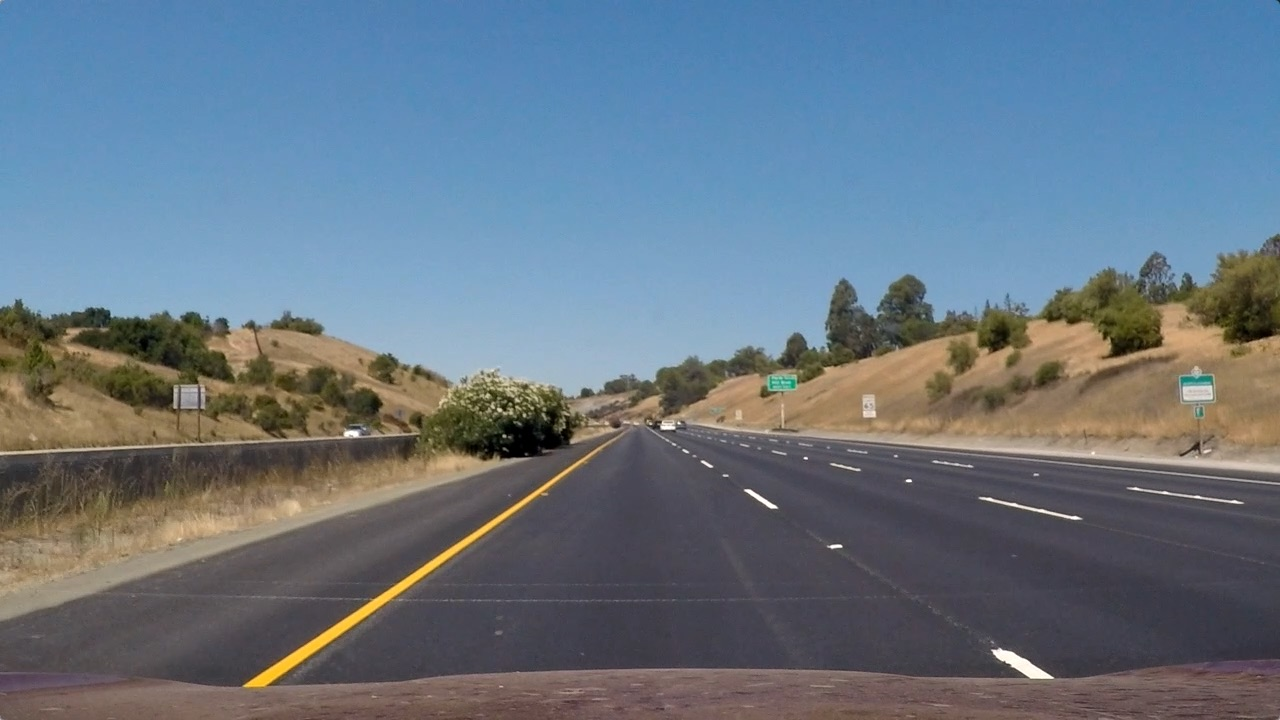
#> input picture adv-lane-lines/test_images/straight_lines1.jpg, 1280 x 720 px
$ python -i s5_find_lines_on_video.py   (imports and definitions only)   (older library calls are emulated)
#> lines starting #> are read from the running program, lines starting #| are printed output that depends on the picture
### adv-lane-lines/s1_calibration.py
import cv2
import numpy as np
import matplotlib.pyplot as plt
import matplotlib.image as mpimg
import seaborn as sns
import glob

#=-=-=-=-=-=-=-=-=-=-=-=-=-=-=-=-=-=-=-=-=-=-=-=-=-=-=-=-=-=-=-=-=-=-=-=-=-=-=-=

def preprocessImage(img_name, hls=0):

#> called with img_name = 'test_images/straight_lines1.jpg', hls = 1
    if type(img_name) == str:
        # read calibration image
        img = mpimg.imread(img_name)
#> img is the input picture: shape (720, 1280, 3); mean R, G, B 103.2, 117.7, 131.2
    else:
        img = img_name

    # convert to grayscale or extract S channel
    if hls:
        return cv2.cvtColor(img, cv2.COLOR_RGB2HLS)[:,:,2]
    else:
        return cv2.cvtColor(img, cv2.COLOR_RGB2GRAY)

# [5 lines left out: function findCalibrationCorners, not called in this run]

def undistortImage(img_name, mtx, dist, hls=0):
    img = preprocessImage(img_name, hls)
    return cv2.undistort(img, mtx, dist)

# [73 lines that do not run on import are left out]

### adv-lane-lines/s2_perspective_transform.py
import cv2
import numpy as np
import matplotlib.pyplot as plt
import matplotlib.image as mpimg
import seaborn as sns
import glob
from s1_calibration import undistortImage

def warpImage(image_name, mtx, dist, M, hls=0):
    und_img = undistortImage(image_name, mtx, dist, hls)

    img_size = (und_img.shape[1], und_img.shape[0])
    return cv2.warpPerspective(und_img, M, img_size, flags=cv2.INTER_LINEAR)

# [91 lines that do not run on import are left out]

### adv-lane-lines/s5_find_lines_on_video.py
import cv2
import numpy as np
import matplotlib.pyplot as plt
import matplotlib.image as mpimg
import seaborn as sns
from s2_perspective_transform import warpImage
from s4_finding_lines import findInitialLanes
from moviepy.editor import VideoFileClip

# [7 lines left out: function computeCurvature, not called in this run]

def loadCalibrationVariables():
    mtx  = np.loadtxt("data/mtx.dat")
    dist = np.loadtxt("data/dist.dat")
    M    = np.loadtxt("data/M.dat")
    offs = np.loadtxt("data/offset.dat")
    Minv = np.loadtxt("data/Minv.dat")

    return mtx, dist, M, offs, Minv

def colorThresholding(img_name, mtx, dist, M, thresholds=(60, 255)):
    # preprocess image
    warped = warpImage(img_name, mtx, dist, M, hls=1)

    # thresholding
    img_bin = np.zeros_like(warped)
    img_bin[(warped >= thresholds[0]) & (warped <= thresholds[1])] = 1

    return img_bin

def gradThresholding(img_name, mtx, dist, M, thresholds=(20, 100)):
    # preprocess image
    warped = warpImage(img_name, mtx, dist, M)
#> call 2 of warpImage, with image_name = 'test_images/straight_lines1.jpg', mtx = array of shape (3, 3), dist = array of shape (5,), M = array of shape (3, 3), hls = 0
#> call 2 of undistortImage, with img_name = 'test_images/straight_lines1.jpg', mtx = array of shape (3, 3), dist = array of shape (5,), hls = 0
#> in undistortImage (call 2), `return cv2.undistort(img, mtx, dist)`:
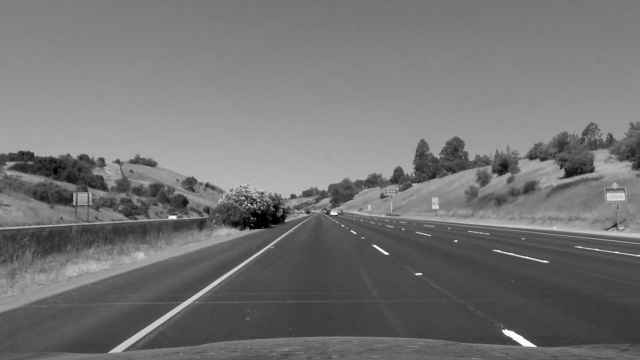
#> returned value: shape (720, 1280) (shown at 1/2 size); min 0, max 255, mean 115.4
#> in warpImage (call 2), `return cv2.warpPerspective(und_img, M, img_size, flags=cv2.INTER_LINEAR)`:
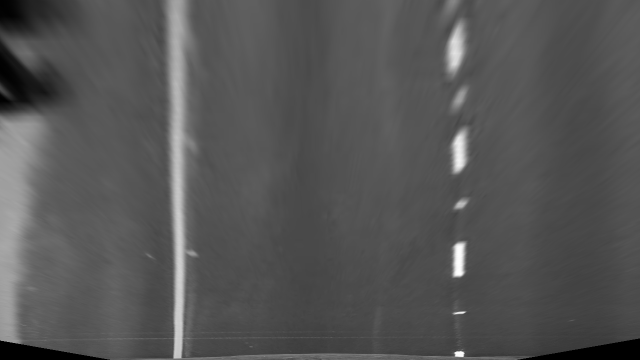
#> returned value: shape (720, 1280) (shown at 1/2 size); min 0, max 254, mean 85.2

    # compute x-wise gradient and take the absolute value
    sobel_x = cv2.Sobel(warped, cv2.CV_64F, 1, 0)
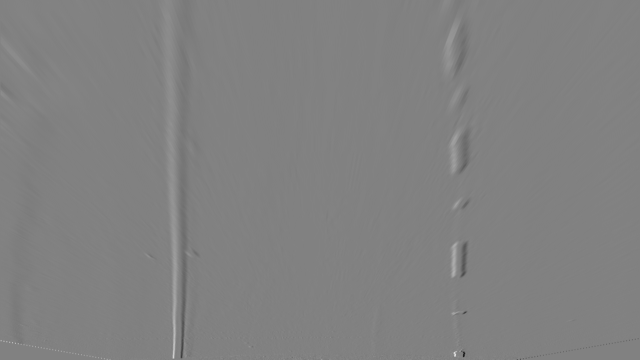
#> sobel_x: shape (720, 1280) float64 (shown at 1/2 size); min -508, max 493, mean -0.2; drawn with min black and max white
    sobel_x_abs = np.absolute(sobel_x)
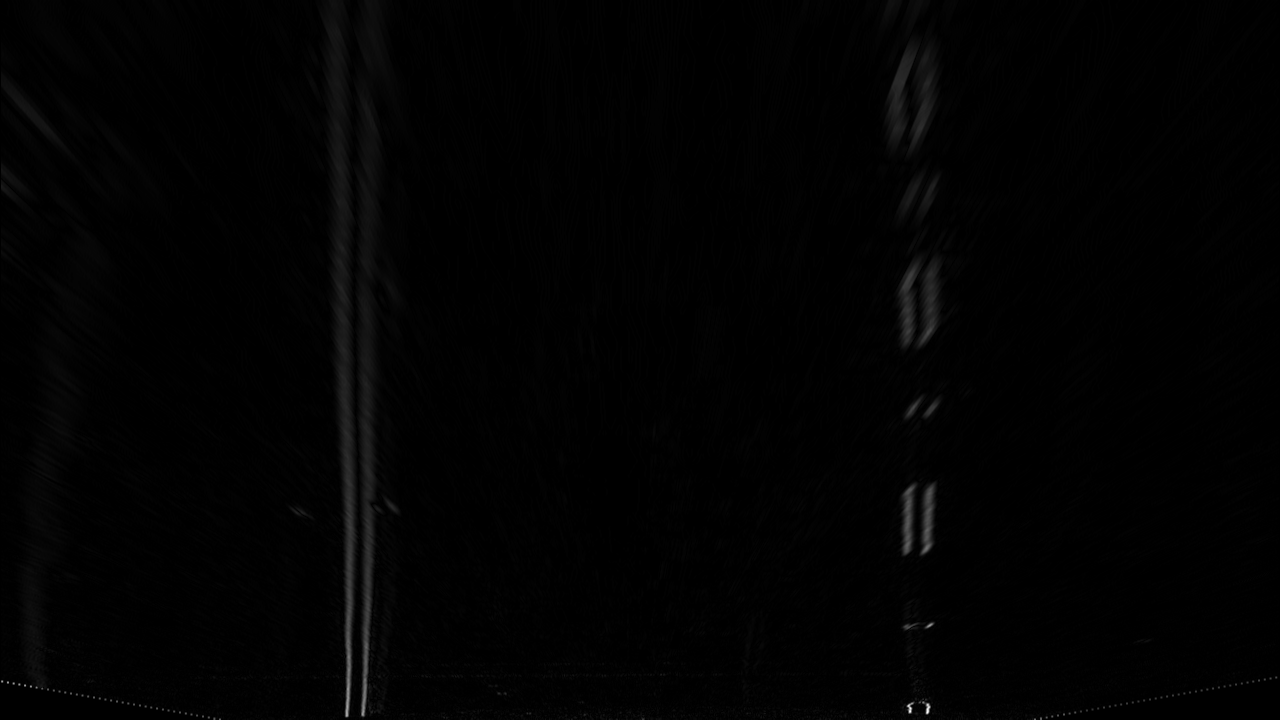
#> sobel_x_abs: shape (720, 1280) float64; min 0, max 508, mean 4.3; drawn with min black and max white

    # scale the absolute values
    scaled = np.uint8(255*sobel_x_abs/np.max(sobel_x_abs))

    # apply thresholding
    sobel_bin = np.zeros_like(scaled)
    sobel_bin[(scaled >= thresholds[0]) & (scaled <= thresholds[1])] = 1

    return sobel_bin

def mixThresholding(img_name, mtx, dist, M,
        color_ths=(60, 255), sobel_ths=(20,100)):
    color_bin = colorThresholding(img_name, mtx, dist, M, color_ths)
    sobel_bin = gradThresholding(img_name, mtx, dist, M, sobel_ths)

    mix_bin = np.zeros_like(color_bin)
    mix_bin[(color_bin == 1) | (sobel_bin == 1)] = 1

    return mix_bin

def processFrame(img_name, windows=10, w_half_width=100, min_pix=50):
    global mtx, dist, M
    th_img = mixThresholding(img_name, mtx, dist, M)

    nnzr = th_img.nonzero()
    nnzr_y = np.array(nnzr[0])
    nnzr_x = np.array(nnzr[1])

    global p_L, p_R, ys
#> (the run stopped early here; a loop or call above may not have finished)

$ run again, on adv-lane-lines/test_images/straight_lines2.jpg
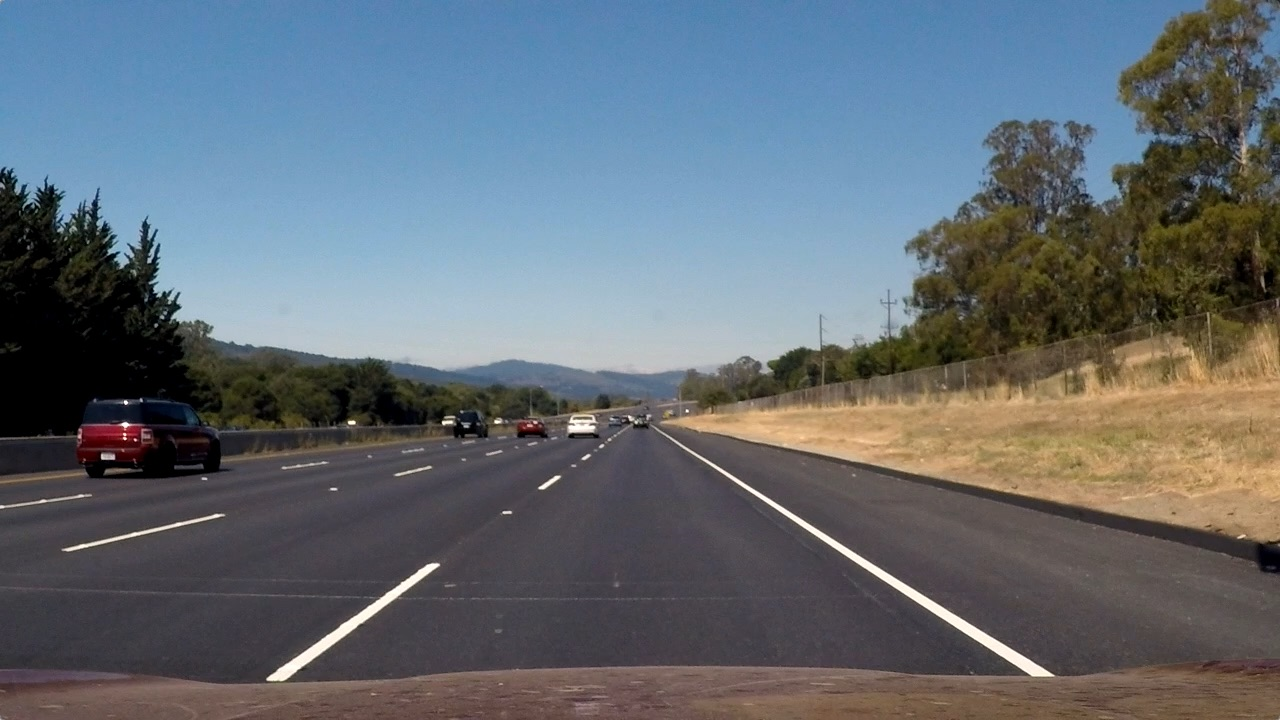
#> input picture adv-lane-lines/test_images/straight_lines2.jpg, 1280 x 720 px
#> in preprocessImage, img is the input picture: shape (720, 1280, 3); mean R, G, B 99.4, 107.7, 115.1
#> in gradThresholding, `sobel_x = cv2.Sobel(warped, cv2.CV_64F, 1, 0)`:
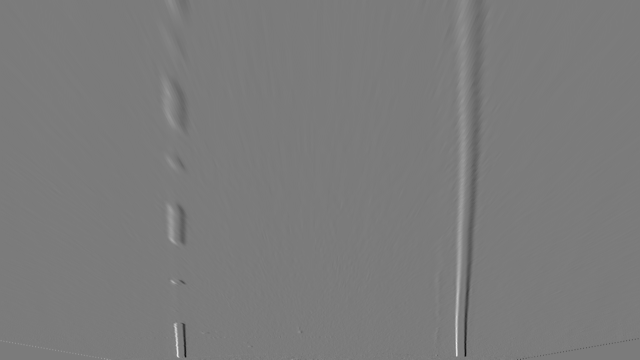
#> sobel_x: shape (720, 1280) float64 (shown at 1/2 size); min -495, max 527, mean 0.1; drawn with min black and max white
#> in gradThresholding, `sobel_x_abs = np.absolute(sobel_x)`:
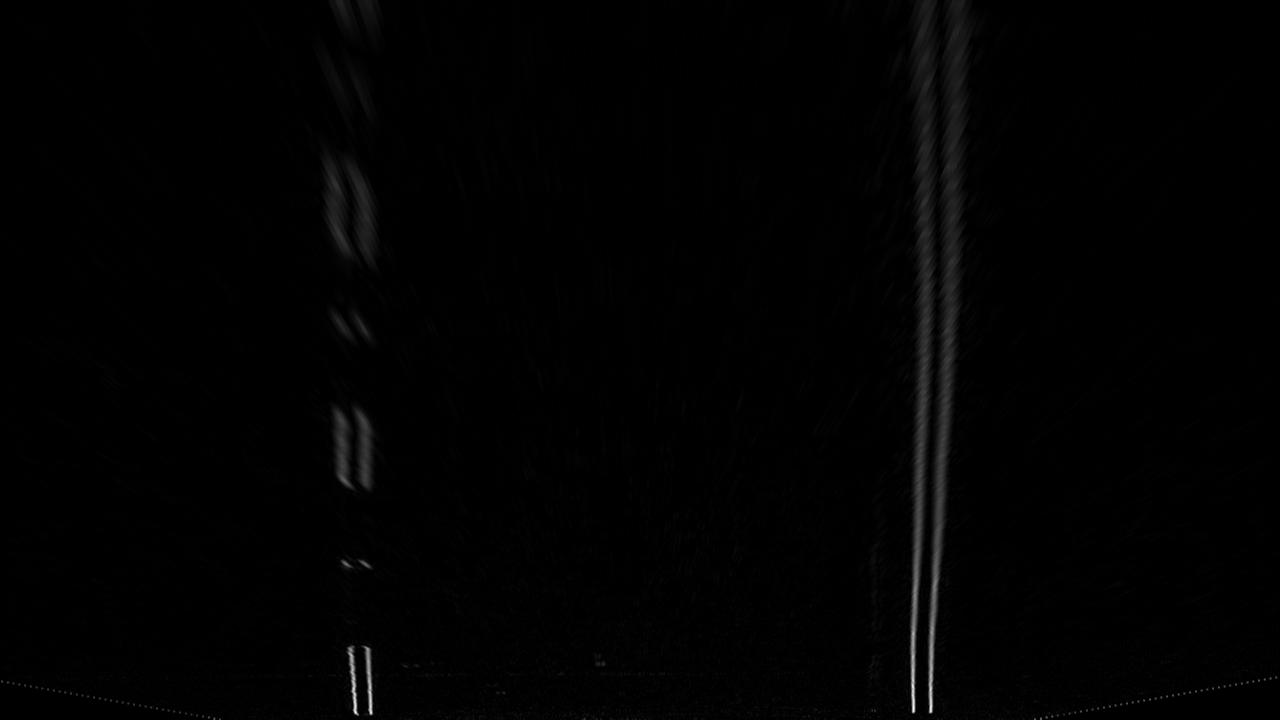
#> sobel_x_abs: shape (720, 1280) float64; min 0, max 527, mean 4.8; drawn with min black and max white

$ run again, on adv-lane-lines/test_images/test1.jpg
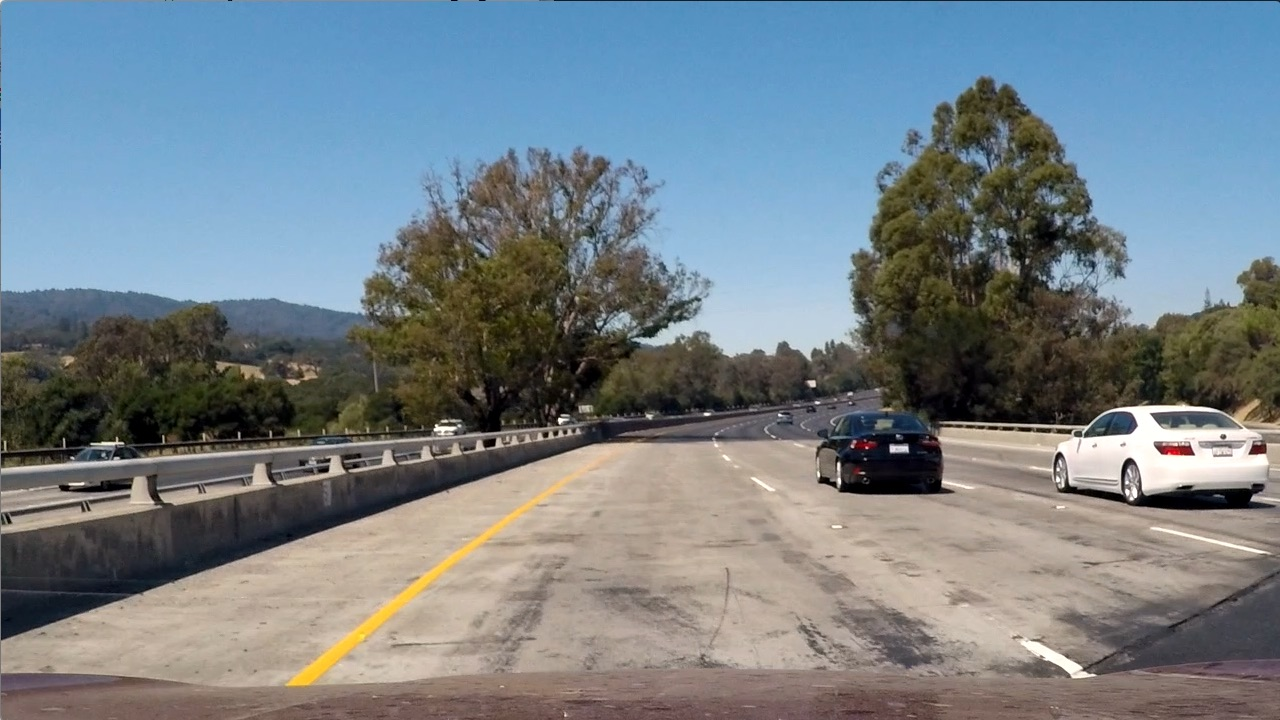
#> input picture adv-lane-lines/test_images/test1.jpg, 1280 x 720 px
#> in preprocessImage, img is the input picture: shape (720, 1280, 3); mean R, G, B 117.5, 128.7, 135.5
#> in gradThresholding, `sobel_x = cv2.Sobel(warped, cv2.CV_64F, 1, 0)`:
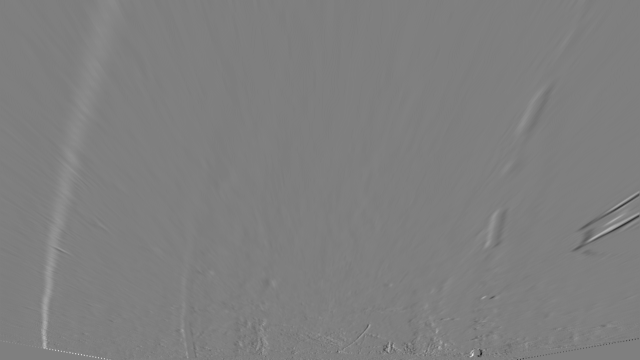
#> sobel_x: shape (720, 1280) float64 (shown at 1/2 size); min -411, max 413, mean 0.6; drawn with min black and max white
#> in gradThresholding, `sobel_x_abs = np.absolute(sobel_x)`:
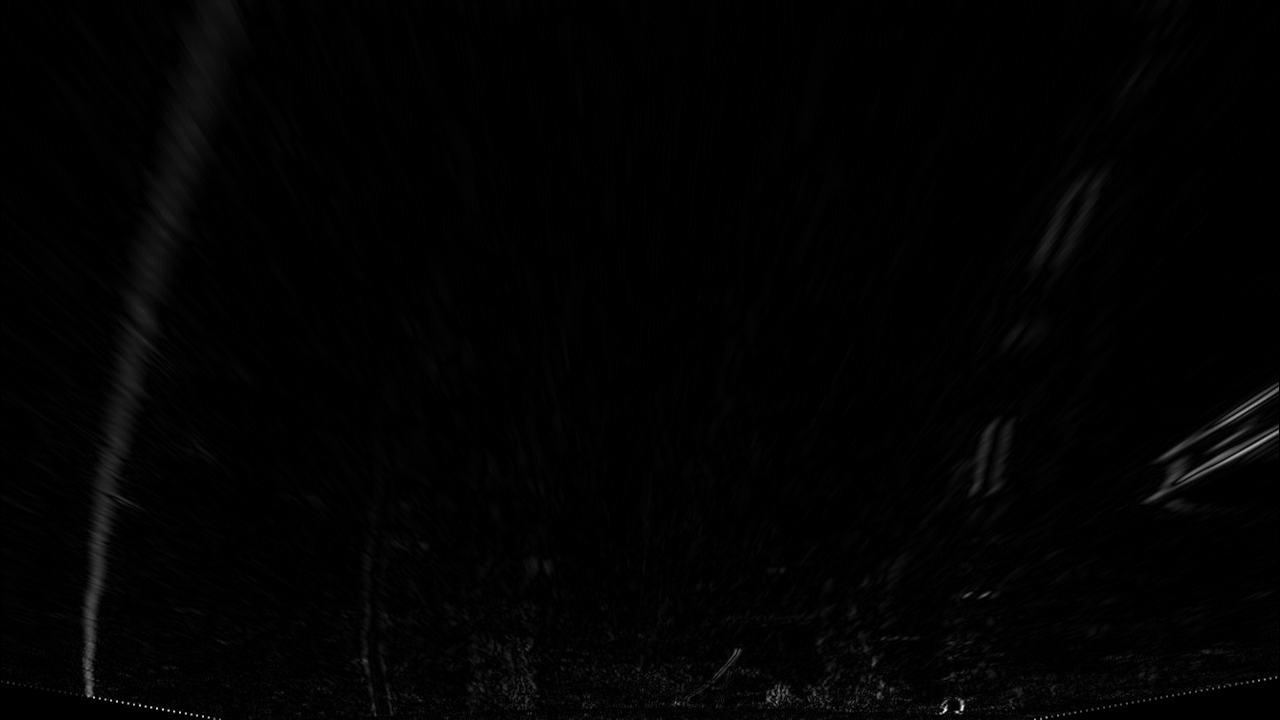
#> sobel_x_abs: shape (720, 1280) float64; min 0, max 413, mean 4.5; drawn with min black and max white
